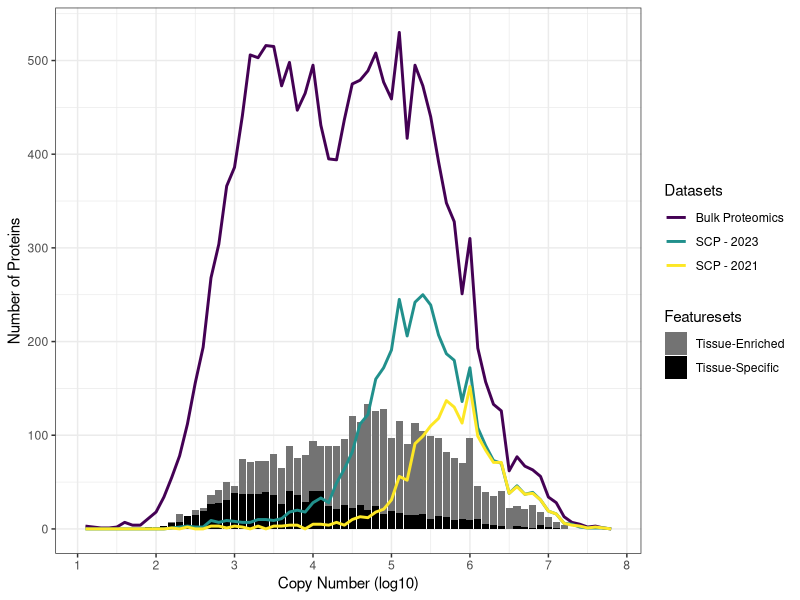
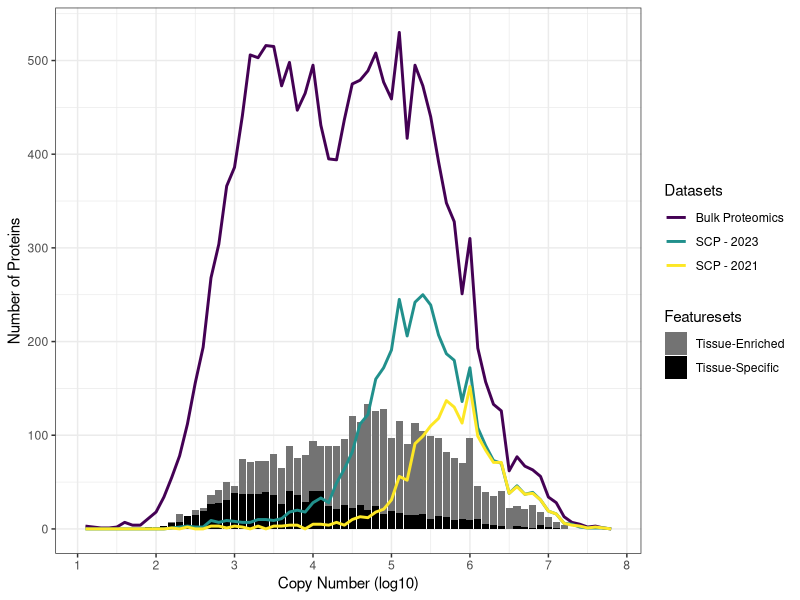

Reproduce these figures in R, in order.
library(tidyverse)
library(ragg)
library(viridis)



## Read in the data
### (1) list of TS proteins
### (2) list of TE proteins
### (3) protein information table from Hannah and Caleb and add TS/TE info
TS_ids <- read_tsv("ensembl_to_uniprot_TS.tsv") %>%
  filter(Reviewed == "reviewed") %>%
  filter(Organism == "Homo sapiens (Human)") %>%
  pull(Entry) %>%
  unique() %>%
  sort() %>%
  unlist()

TE_ids <- read_tsv("ensembl_to_uniprot_TE.tsv") %>%
  filter(Reviewed == "reviewed") %>%
  filter(Organism == "Homo sapiens (Human)") %>%
  pull(Entry) %>%
  unique() %>%
  sort() %>%
  unlist()

proteins <- read_tsv("proteins.tsv") %>%
  mutate(present_sc_new = select(., new_single_cell_F1:new_single_cell_F19) %>% rowSums(na.rm = TRUE)) %>%
  mutate(present_sc_old = select(., old_single_cell_F3:old_single_cell_F5) %>% rowSums(na.rm = TRUE)) %>%
  mutate(logscale = log10(bulk_abundance)) %>%
  mutate(tissue_specific = uniprot_id %in% TS_ids) %>%
  mutate(tissue_enriched = uniprot_id %in% TE_ids)


## Create bins for the x-axis of the plot
bins <- seq(1.1, 7.9, 0.1)
labels <- bins[-69] %>% paste()


## Create filtered data frames
new_sc = proteins %>%
  filter(present_sc_new > 0) %>%
  mutate(bins = factor(cut(logscale, breaks = bins, labels = labels), levels = labels))

old_sc <- proteins %>%
  filter(present_sc_old > 0) %>%
  mutate(bins = factor(cut(logscale, breaks = bins, labels = labels), levels = labels))

bulk <- proteins %>%
  filter(!is.na(bulk_abundance)) %>%
  mutate(bins = factor(cut(logscale, breaks = bins, labels = labels), levels = labels))

TS <- proteins %>%
  filter(tissue_specific == TRUE) %>%
  mutate(bins = factor(cut(logscale, breaks = bins, labels = labels), levels = labels))

TE <- proteins %>%
  filter(tissue_enriched == TRUE) %>%
  mutate(bins = factor(cut(logscale, breaks = bins, labels = labels), levels = labels))


## Value counts
new_sc_counts <- new_sc %>%
  group_by(bins, .drop = FALSE) %>%
  summarize(Count_New = n()) %>%
  arrange(desc(Count_New)) %>%
  filter(!is.na(bins))

old_sc_counts <- old_sc %>%
  group_by(bins, .drop = FALSE) %>%
  summarize(Count_Old = n()) %>%
  arrange(desc(Count_Old)) %>%
  filter(!is.na(bins))

bulk_counts <- bulk %>%
  group_by(bins, .drop = FALSE) %>%
  summarize(Count_Bulk = n()) %>%
  arrange(desc(Count_Bulk)) %>%
  filter(!is.na(bins))

TS_counts <- TS %>% 
  group_by(bins, .drop = FALSE) %>%
  summarize(Count_TS = n()) %>%
  arrange(desc(Count_TS)) %>%
  filter(!is.na(bins))

TE_counts <- TE %>% 
  group_by(bins, .drop = FALSE) %>%
  summarize(Count_TE = n()) %>%
  arrange(desc(Count_TE)) %>%
  filter(!is.na(bins))


## Combine counts tables into two: counts for the line distributions and 
##  counts for the features in the bar chart
combined_distributions <- new_sc_counts %>%
  full_join(old_sc_counts) %>%
  full_join(bulk_counts) %>%
  mutate(bins = as.numeric(as.character(bins))) %>%
  arrange(bins) %>%
  pivot_longer(Count_New:Count_Bulk, names_to = "dataset", values_to = "counts")

combined_features <- TS_counts %>%
  full_join(TE_counts) %>%
  mutate(bins = as.numeric(as.character(bins))) %>%
  arrange(bins) %>%
  mutate(fill = "filler")


## Create a line+bar plot
ggplot() +
  geom_bar(combined_features, mapping = aes(x = bins, y = Count_TE, fill = "Tissue-Enriched"), stat = "identity") +
  geom_bar(combined_features, mapping = aes(x = bins, y = Count_TS, fill = "Tissue-Specific"), stat = "identity") +
  geom_line(combined_distributions, mapping = aes(x = bins, y = counts, color = dataset), size = 1) +
  theme_bw() +
  labs(x = "Copy Number (log10)", y = "Number of Proteins", color = "Datasets", fill = "Featuresets") +
  scale_x_continuous(breaks = seq(1, 8, 1)) +
  scale_y_continuous(breaks = seq(0, 500, 100)) +
  scale_fill_manual(name = "Featuresets", breaks = c("Tissue-Enriched", "Tissue-Specific"), values=c("Tissue-Enriched" = "gray45", "Tissue-Specific" = "black")) +
  scale_color_viridis(discrete = TRUE, labels = c("Bulk Proteomics", "SCP - 2023", "SCP - 2021")) + 
  guides(linewidth = "none",
         fill = guide_legend(order = 2),
         color = guide_legend(order = 1))


## Save the plot
ggsave("Figure_1.png", dpi = 600, units = "in", height = 5, width = 7)
